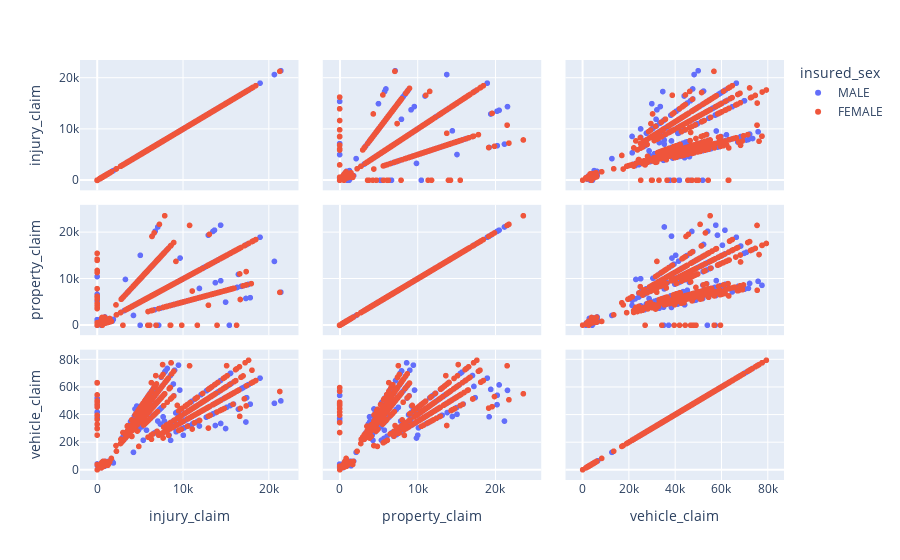

Notebook code cell kept with this figure:
### Code cell
fig = px.scatter_matrix(data, dimensions=["injury_claim", "property_claim", "vehicle_claim"],
                        color = "insured_sex")
fig.show()

### Figure 1 — Plotly figure (JSON) as saved in the notebook; plotly's stock layout.template omitted (floating-point values rounded to 4 significant figures; data arrays with more than 128 entries replaced by an {"elided": "..."} marker saying what was removed)
{"data": [{"dimensions": [{"axis": {"matches": true}, "label": "injury_claim", "values": {"elided": "463 int values"}}, {"axis": {"matches": true}, "label": "property_claim", "values": {"elided": "463 int values"}}, {"axis": {"matches": true}, "label": "vehicle_claim", "values": {"elided": "463 int values"}}], "hovertemplate": "insured_sex=MALE<br>%{xaxis.title.text}=%{x}<br>%{yaxis.title.text}=%{y}<extra></extra>", "legendgroup": "MALE", "marker": {"color": "#636efa", "symbol": "circle"}, "name": "MALE", "showlegend": true, "type": "splom"}, {"dimensions": [{"axis": {"matches": true}, "label": "injury_claim", "values": {"elided": "537 int values"}}, {"axis": {"matches": true}, "label": "property_claim", "values": {"elided": "537 int values"}}, {"axis": {"matches": true}, "label": "vehicle_claim", "values": {"elided": "537 int values"}}], "hovertemplate": "insured_sex=FEMALE<br>%{xaxis.title.text}=%{x}<br>%{yaxis.title.text}=%{y}<extra></extra>", "legendgroup": "FEMALE", "marker": {"color": "#EF553B", "symbol": "circle"}, "name": "FEMALE", "showlegend": true, "type": "splom"}], "layout": {"dragmode": "select", "legend": {"title": {"text": "insured_sex"}, "tracegroupgap": 0}, "margin": {"t": 60}}}
